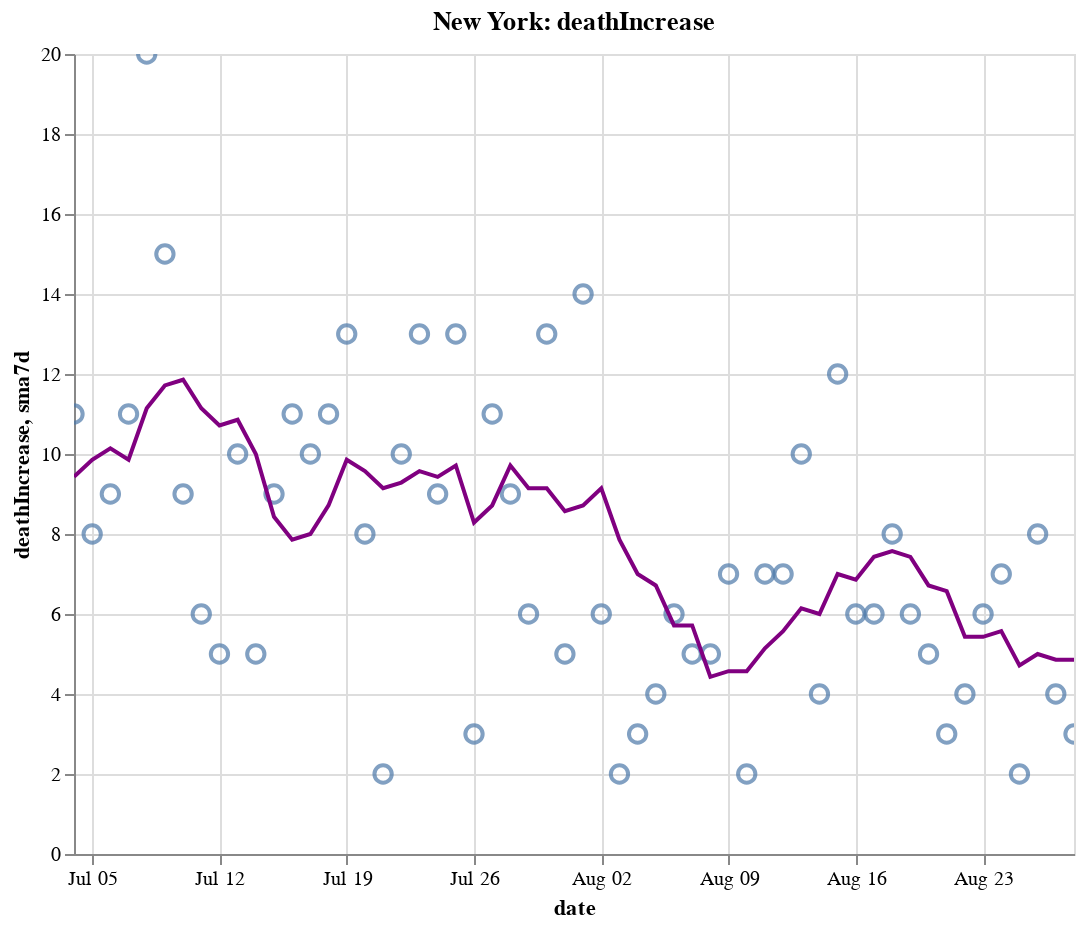

Notebook code cell kept with this figure:
### Code cell
create_plot(ny, 'deathIncrease')

### Figure 1 — Vega-Lite specification as saved in the notebook (floating-point values rounded to 4 significant figures)
{"config": {"view": {"continuousWidth": 400, "continuousHeight": 300}}, "layer": [{"layer": [{"mark": {"type": "point", "size": 75}, "encoding": {"tooltip": [{"type": "temporal", "field": "date"}, {"type": "quantitative", "field": "deathIncrease"}, {"type": "quantitative", "field": "sma7d"}], "x": {"type": "temporal", "field": "date"}, "y": {"type": "quantitative", "field": "deathIncrease"}}, "selection": {"selector012": {"type": "interval", "bind": "scales", "encodings": ["x", "y"]}}}, {"mark": {"type": "line", "color": "purple"}, "encoding": {"x": {"type": "temporal", "field": "date"}, "y": {"type": "quantitative", "field": "sma7d"}}}]}, {"mark": {"type": "rule", "color": "#aaa"}, "encoding": {"x": {"type": "temporal", "field": "date"}}, "transform": [{"filter": {"selection": "selector011"}}]}, {"mark": "circle", "encoding": {"opacity": {"condition": {"value": 1, "selection": "selector011"}, "value": 0}, "tooltip": [{"type": "temporal", "field": "date"}, {"type": "quantitative", "field": "deathIncrease"}, {"type": "quantitative", "field": "sma7d"}], "x": {"type": "temporal", "field": "date"}, "y": {"type": "quantitative", "field": "deathIncrease"}}, "selection": {"selector011": {"type": "single", "encodings": ["x"], "on": "mouseover", "nearest": true, "empty": "none"}}}, {"mark": {"type": "text", "align": "left", "dx": 5, "dy": -5, "stroke": "white", "strokeWidth": 2}, "encoding": {"text": {"type": "quantitative", "field": "deathIncrease"}, "tooltip": [{"type": "temporal", "field": "date"}, {"type": "quantitative", "field": "deathIncrease"}, {"type": "quantitative", "field": "sma7d"}], "x": {"type": "temporal", "field": "date"}, "y": {"type": "quantitative", "field": "deathIncrease"}}, "transform": [{"filter": {"selection": "selector011"}}]}, {"mark": {"type": "text", "align": "left", "dx": 5, "dy": -5}, "encoding": {"text": {"type": "quantitative", "field": "deathIncrease"}, "tooltip": [{"type": "temporal", "field": "date"}, {"type": "quantitative", "field": "deathIncrease"}, {"type": "quantitative", "field": "sma7d"}], "x": {"type": "temporal", "field": "date"}, "y": {"type": "quantitative", "field": "deathIncrease"}}, "transform": [{"filter": {"selection": "selector011"}}]}], "data": {"name": "data-c36f9357828600be80511500605268d3"}, "height": 400, "title": "New York: deathIncrease", "width": 500, "$schema": "https://vega.github.io/schema/vega-lite/v4.8.1.json", "datasets": {"data-c36f9357828600be80511500605268d3": [{"date": "2020-07-04T00:00:00", "totalTestResultsIncrease": 62400.0, "positiveIncrease": 726.0, "death": 24900.0, "deathIncrease": 11.0, "positiveRate": 0.012, "state": "New York", "sma7d": 9.429}, {"date": "2020-07-05T00:00:00", "totalTestResultsIncrease": 63420.0, "positiveIncrease": 533.0, "death": 24900.0, "deathIncrease": 8.0, "positiveRate": 0.008, "state": "New York", "sma7d": 9.857}, {"date": "2020-07-06T00:00:00", "totalTestResultsIncrease": 54330.0, "positiveIncrease": 518.0, "death": 24910.0, "deathIncrease": 9.0, "positiveRate": 0.01, "state": "New York", "sma7d": 10.14}, {"date": "2020-07-07T00:00:00", "totalTestResultsIncrease": 56740.0, "positiveIncrease": 588.0, "death": 24920.0, "deathIncrease": 11.0, "positiveRate": 0.01, "state": "New York", "sma7d": 9.857}, {"date": "2020-07-08T00:00:00", "totalTestResultsIncrease": 57580.0, "positiveIncrease": 692.0, "death": 24940.0, "deathIncrease": 20.0, "positiveRate": 0.012, "state": "New York", "sma7d": 11.14}, {"date": "2020-07-09T00:00:00", "totalTestResultsIncrease": 65560.0, "positiveIncrease": 584.0, "death": 24960.0, "deathIncrease": 15.0, "positiveRate": 0.009, "state": "New York", "sma7d": 11.71}, {"date": "2020-07-10T00:00:00", "totalTestResultsIncrease": 73560.0, "positiveIncrease": 786.0, "death": 24970.0, "deathIncrease": 9.0, "positiveRate": 0.011, "state": "New York", "sma7d": 11.86}, {"date": "2020-07-11T00:00:00", "totalTestResultsIncrease": 69200.0, "positiveIncrease": 730.0, "death": 24970.0, "deathIncrease": 6.0, "positiveRate": 0.011, "state": "New York", "sma7d": 11.14}, {"date": "2020-07-12T00:00:00", "totalTestResultsIncrease": 62420.0, "positiveIncrease": 677.0, "death": 24980.0, "deathIncrease": 5.0, "positiveRate": 0.011, "state": "New York", "sma7d": 10.71}, {"date": "2020-07-13T00:00:00", "totalTestResultsIncrease": 51690.0, "positiveIncrease": 557.0, "death": 24990.0, "deathIncrease": 10.0, "positiveRate": 0.011, "state": "New York", "sma7d": 10.86}, {"date": "2020-07-14T00:00:00", "totalTestResultsIncrease": 60040.0, "positiveIncrease": 912.0, "death": 24990.0, "deathIncrease": 5.0, "positiveRate": 0.015, "state": "New York", "sma7d": 10.0}, {"date": "2020-07-15T00:00:00", "totalTestResultsIncrease": 63600.0, "positiveIncrease": 831.0, "death": 25000.0, "deathIncrease": 9.0, "positiveRate": 0.013, "state": "New York", "sma7d": 8.429}, {"date": "2020-07-16T00:00:00", "totalTestResultsIncrease": 72680.0, "positiveIncrease": 769.0, "death": 25010.0, "deathIncrease": 11.0, "positiveRate": 0.011, "state": "New York", "sma7d": 7.857}, {"date": "2020-07-17T00:00:00", "totalTestResultsIncrease": 78240.0, "positiveIncrease": 776.0, "death": 25020.0, "deathIncrease": 10.0, "positiveRate": 0.01, "state": "New York", "sma7d": 8.0}, {"date": "2020-07-18T00:00:00", "totalTestResultsIncrease": 69820.0, "positiveIncrease": 754.0, "death": 25040.0, "deathIncrease": 11.0, "positiveRate": 0.011, "state": "New York", "sma7d": 8.714}, {"date": "2020-07-19T00:00:00", "totalTestResultsIncrease": 46200.0, "positiveIncrease": 502.0, "death": 25050.0, "deathIncrease": 13.0, "positiveRate": 0.011, "state": "New York", "sma7d": 9.857}, {"date": "2020-07-20T00:00:00", "totalTestResultsIncrease": 49340.0, "positiveIncrease": 519.0, "death": 25060.0, "deathIncrease": 8.0, "positiveRate": 0.011, "state": "New York", "sma7d": 9.571}, {"date": "2020-07-21T00:00:00", "totalTestResultsIncrease": 66170.0, "positiveIncrease": 855.0, "death": 25060.0, "deathIncrease": 2.0, "positiveRate": 0.013, "state": "New York", "sma7d": 9.143}, {"date": "2020-07-22T00:00:00", "totalTestResultsIncrease": 67660.0, "positiveIncrease": 705.0, "death": 25070.0, "deathIncrease": 10.0, "positiveRate": 0.01, "state": "New York", "sma7d": 9.286}, {"date": "2020-07-23T00:00:00", "totalTestResultsIncrease": 69700.0, "positiveIncrease": 811.0, "death": 25080.0, "deathIncrease": 13.0, "positiveRate": 0.012, "state": "New York", "sma7d": 9.571}, {"date": "2020-07-24T00:00:00", "totalTestResultsIncrease": 76510.0, "positiveIncrease": 753.0, "death": 25090.0, "deathIncrease": 9.0, "positiveRate": 0.01, "state": "New York", "sma7d": 9.429}, {"date": "2020-07-25T00:00:00", "totalTestResultsIncrease": 71470.0, "positiveIncrease": 750.0, "death": 25100.0, "deathIncrease": 13.0, "positiveRate": 0.01, "state": "New York", "sma7d": 9.714}, {"date": "2020-07-26T00:00:00", "totalTestResultsIncrease": 53570.0, "positiveIncrease": 536.0, "death": 25110.0, "deathIncrease": 3.0, "positiveRate": 0.01, "state": "New York", "sma7d": 8.286}, {"date": "2020-07-27T00:00:00", "totalTestResultsIncrease": 57270.0, "positiveIncrease": 608.0, "death": 25120.0, "deathIncrease": 11.0, "positiveRate": 0.011, "state": "New York", "sma7d": 8.714}, {"date": "2020-07-28T00:00:00", "totalTestResultsIncrease": 57400.0, "positiveIncrease": 534.0, "death": 25130.0, "deathIncrease": 9.0, "positiveRate": 0.009, "state": "New York", "sma7d": 9.714}, {"date": "2020-07-29T00:00:00", "totalTestResultsIncrease": 62280.0, "positiveIncrease": 715.0, "death": 25130.0, "deathIncrease": 6.0, "positiveRate": 0.011, "state": "New York", "sma7d": 9.143}, {"date": "2020-07-30T00:00:00", "totalTestResultsIncrease": 73550.0, "positiveIncrease": 777.0, "death": 25140.0, "deathIncrease": 13.0, "positiveRate": 0.011, "state": "New York", "sma7d": 9.143}, {"date": "2020-07-31T00:00:00", "totalTestResultsIncrease": 68870.0, "positiveIncrease": 644.0, "death": 25150.0, "deathIncrease": 5.0, "positiveRate": 0.009, "state": "New York", "sma7d": 8.571}, {"date": "2020-08-01T00:00:00", "totalTestResultsIncrease": 82740.0, "positiveIncrease": 753.0, "death": 25160.0, "deathIncrease": 14.0, "positiveRate": 0.009, "state": "New York", "sma7d": 8.714}, {"date": "2020-08-02T00:00:00", "totalTestResultsIncrease": 58960.0, "positiveIncrease": 531.0, "death": 25170.0, "deathIncrease": 6.0, "positiveRate": 0.009, "state": "New York", "sma7d": 9.143}, {"date": "2020-08-03T00:00:00", "totalTestResultsIncrease": 51840.0, "positiveIncrease": 545.0, "death": 25170.0, "deathIncrease": 2.0, "positiveRate": 0.011, "state": "New York", "sma7d": 7.857}, {"date": "2020-08-04T00:00:00", "totalTestResultsIncrease": 70990.0, "positiveIncrease": 746.0, "death": 25180.0, "deathIncrease": 3.0, "positiveRate": 0.011, "state": "New York", "sma7d": 7.0}, {"date": "2020-08-05T00:00:00", "totalTestResultsIncrease": 72670.0, "positiveIncrease": 636.0, "death": 25180.0, "deathIncrease": 4.0, "positiveRate": 0.009, "state": "New York", "sma7d": 6.714}, {"date": "2020-08-06T00:00:00", "totalTestResultsIncrease": 72370.0, "positiveIncrease": 703.0, "death": 25180.0, "deathIncrease": 6.0, "positiveRate": 0.01, "state": "New York", "sma7d": 5.714}, {"date": "2020-08-07T00:00:00", "totalTestResultsIncrease": 70170.0, "positiveIncrease": 714.0, "death": 25190.0, "deathIncrease": 5.0, "positiveRate": 0.01, "state": "New York", "sma7d": 5.714}, {"date": "2020-08-08T00:00:00", "totalTestResultsIncrease": 74860.0, "positiveIncrease": 703.0, "death": 25200.0, "deathIncrease": 5.0, "positiveRate": 0.009, "state": "New York", "sma7d": 4.429}, {"date": "2020-08-09T00:00:00", "totalTestResultsIncrease": 65810.0, "positiveIncrease": 515.0, "death": 25200.0, "deathIncrease": 7.0, "positiveRate": 0.008, "state": "New York", "sma7d": 4.571}, {"date": "2020-08-10T00:00:00", "totalTestResultsIncrease": 54000.0, "positiveIncrease": 476.0, "death": 25200.0, "deathIncrease": 2.0, "positiveRate": 0.009, "state": "New York", "sma7d": 4.571}, {"date": "2020-08-11T00:00:00", "totalTestResultsIncrease": 77060.0, "positiveIncrease": 667.0, "death": 25210.0, "deathIncrease": 7.0, "positiveRate": 0.009, "state": "New York", "sma7d": 5.143}, {"date": "2020-08-12T00:00:00", "totalTestResultsIncrease": 87780.0, "positiveIncrease": 700.0, "death": 25220.0, "deathIncrease": 7.0, "positiveRate": 0.008, "state": "New York", "sma7d": 5.571}, {"date": "2020-08-13T00:00:00", "totalTestResultsIncrease": 87900.0, "positiveIncrease": 737.0, "death": 25230.0, "deathIncrease": 10.0, "positiveRate": 0.008, "state": "New York", "sma7d": 6.143}, {"date": "2020-08-14T00:00:00", "totalTestResultsIncrease": 85460.0, "positiveIncrease": 727.0, "death": 25230.0, "deathIncrease": 4.0, "positiveRate": 0.009, "state": "New York", "sma7d": 6.0}, {"date": "2020-08-15T00:00:00", "totalTestResultsIncrease": 88670.0, "positiveIncrease": 734.0, "death": 25240.0, "deathIncrease": 12.0, "positiveRate": 0.008, "state": "New York", "sma7d": 7.0}, {"date": "2020-08-16T00:00:00", "totalTestResultsIncrease": 77690.0, "positiveIncrease": 607.0, "death": 25250.0, "deathIncrease": 6.0, "positiveRate": 0.008, "state": "New York", "sma7d": 6.857}, {"date": "2020-08-17T00:00:00", "totalTestResultsIncrease": 56890.0, "positiveIncrease": 408.0, "death": 25260.0, "deathIncrease": 6.0, "positiveRate": 0.007, "state": "New York", "sma7d": 7.429}, {"date": "2020-08-18T00:00:00", "totalTestResultsIncrease": 66890.0, "positiveIncrease": 655.0, "death": 25260.0, "deathIncrease": 8.0, "positiveRate": 0.01, "state": "New York", "sma7d": 7.571}, {"date": "2020-08-19T00:00:00", "totalTestResultsIncrease": 80420.0, "positiveIncrease": 631.0, "death": 25270.0, "deathIncrease": 6.0, "positiveRate": 0.008, "state": "New York", "sma7d": 7.429}, {"date": "2020-08-20T00:00:00", "totalTestResultsIncrease": 80980.0, "positiveIncrease": 601.0, "death": 25280.0, "deathIncrease": 5.0, "positiveRate": 0.007, "state": "New York", "sma7d": 6.714}, {"date": "2020-08-21T00:00:00", "totalTestResultsIncrease": 98880.0, "positiveIncrease": 709.0, "death": 25280.0, "deathIncrease": 3.0, "positiveRate": 0.007, "state": "New York", "sma7d": 6.571}, {"date": "2020-08-22T00:00:00", "totalTestResultsIncrease": 94850.0, "positiveIncrease": 653.0, "death": 25280.0, "deathIncrease": 4.0, "positiveRate": 0.007, "state": "New York", "sma7d": 5.429}, {"date": "2020-08-23T00:00:00", "totalTestResultsIncrease": 74040.0, "positiveIncrease": 572.0, "death": 25290.0, "deathIncrease": 6.0, "positiveRate": 0.008, "state": "New York", "sma7d": 5.429}, {"date": "2020-08-24T00:00:00", "totalTestResultsIncrease": 62030.0, "positiveIncrease": 408.0, "death": 25300.0, "deathIncrease": 7.0, "positiveRate": 0.007, "state": "New York", "sma7d": 5.571}, {"date": "2020-08-25T00:00:00", "totalTestResultsIncrease": 67260.0, "positiveIncrease": 629.0, "death": 25300.0, "deathIncrease": 2.0, "positiveRate": 0.009, "state": "New York", "sma7d": 4.714}, {"date": "2020-08-26T00:00:00", "totalTestResultsIncrease": 71190.0, "positiveIncrease": 566.0, "death": 25300.0, "deathIncrease": 8.0, "positiveRate": 0.008, "state": "New York", "sma7d": 5.0}, {"date": "2020-08-27T00:00:00", "totalTestResultsIncrease": 83440.0, "positiveIncrease": 791.0, "death": 25310.0, "deathIncrease": 4.0, "positiveRate": 0.009, "state": "New York", "sma7d": 4.857}, {"date": "2020-08-28T00:00:00", "totalTestResultsIncrease": 97830.0, "positiveIncrease": 636.0, "death": 25310.0, "deathIncrease": 3.0, "positiveRate": 0.007, "state": "New York", "sma7d": 4.857}]}}
